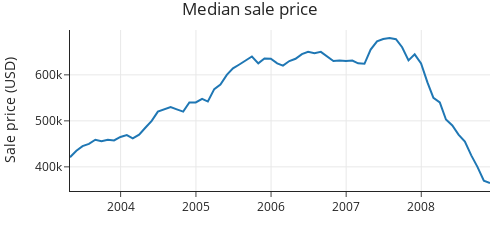

The notebook cell this image was saved under:
### Code cell
sfh_labels={'price':"Sale price (USD)", 'date':""}
medians = rel_percentiles.query('percentile == 50')
fig = px.line(medians, x='date', y='price',
              title='Median sale price',
              labels=sfh_labels,
              width=500, height=250)
margin(fig, t=30)
